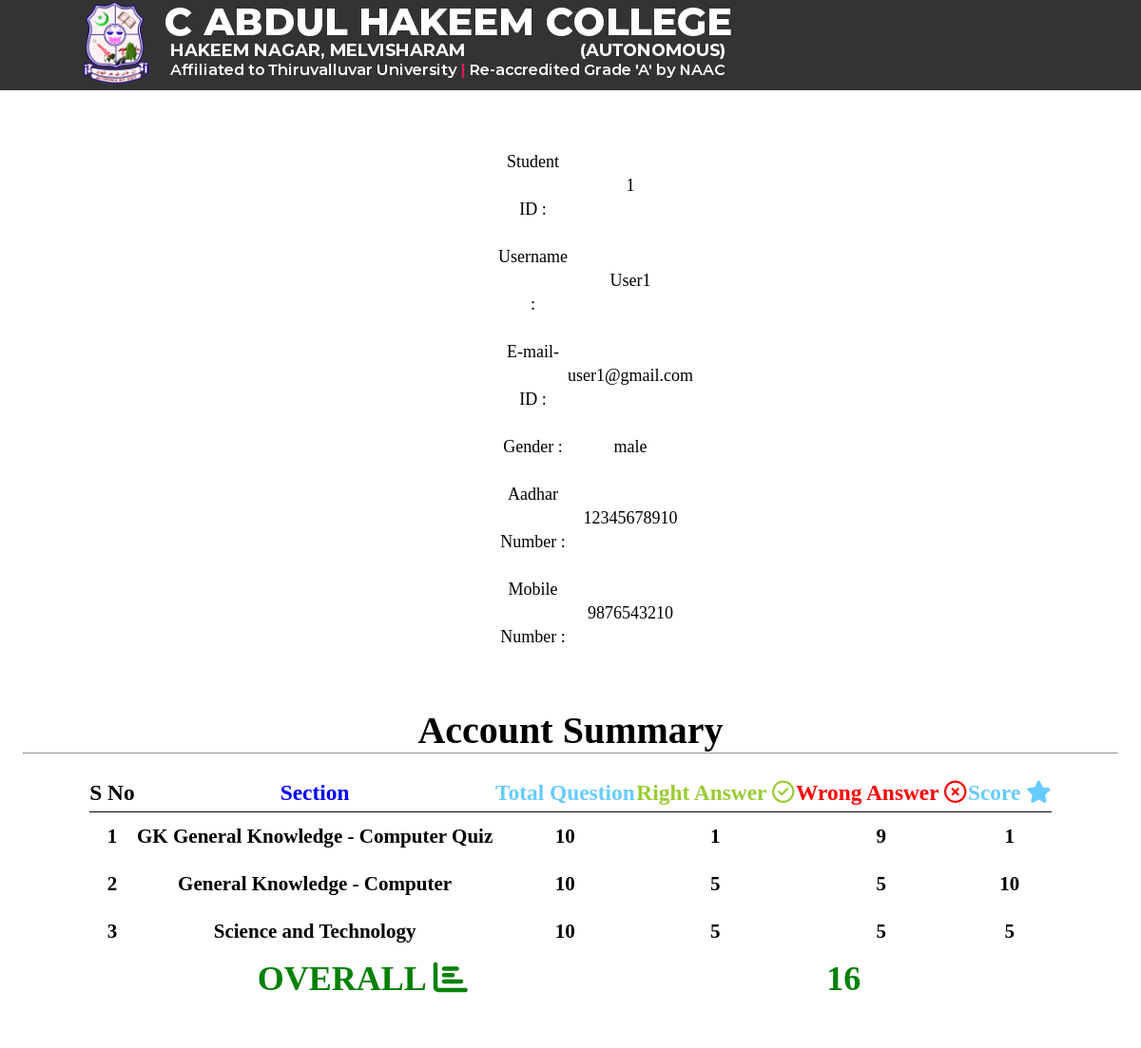
Page /account.php?view_id=1 on the committed database.
### tables this page shows
CREATE TABLE `Students1` (
  `stud_id` int(5) NOT NULL,
  `stud_name` varchar(50) NOT NULL,
  `email` varchar(50) NOT NULL,
  `stud_pass` varchar(50) NOT NULL,
  `DOB` date NOT NULL,
  `Gender` varchar(10) NOT NULL,
  `Aadhar_no` bigint(50) NOT NULL,
  `mobile_no` bigint(25) NOT NULL,
  `date` varchar(50) NOT NULL
);

CREATE TABLE `Result` (
  `No` int(5) NOT NULL,
  `name` varchar(30) NOT NULL,
  `stud_id` int(5) NOT NULL,
  `Correct` int(5) NOT NULL,
  `Result` varchar(5) NOT NULL,
  `Section` varchar(100) NOT NULL,
  `date` varchar(50) NOT NULL
);

### account.php (the view, shortened to what this page needs)
<!doctype HTML>
<?php
include("header1.php");
include("dbconnect.php");
?>
<head>
</head>
<?php
if(isset($_SESSION["uid"])&&isset($_SESSION["uname"]))
{
    $uid=$_SESSION["uid"];
    $details=mysqli_query($link,"select * from Students1 where stud_id='$uid'");
    $rowscount=mysqli_num_rows($details);
    if($rowscount==1)
    {
        while($row=mysqli_fetch_array($details))
        {
            echo '<table style="padding:10px 400px;">';
            echo '<tr><td>Student ID :</td><td>'.$row["stud_id"].'</td></tr>';
            echo '<tr><td>Username :</td><td>'.$row["stud_name"].'</td></tr>';
            echo '<tr><td>E-mail-ID :</td><td>'.$row["email"].'</td></tr>';
            echo '<tr><td>Gender :</td><td>'.$row["Gender"].'</td></tr>';
            echo '<tr><td>Aadhar Number :</td><td>'.$row["Aadhar_no"].'</td></tr>';
            echo '<tr><td>Mobile Number :</td><td>'.$row["mobile_no"].'</td></tr>';
        }
    }
    $result_details=mysqli_query($link,"select * from Result where stud_id='$uid'");
    $overall=0;
    $no=0;
    echo '<table style="padding:20px 70px;">';
    echo '<caption><center><h1>Account Summary</h1></center></caption>';
    echo '<tr>
            <th><h3>S No</h3></th>
            <th style="color:blue;"><h3>Section</h3></th>
            <th style="color:#66CCFF;"><h3>Total Question</h3></th>
            <th style="color:#99CC32;"><h3>Right Answer <i class="far fa-check-circle"></i></h3></th>
            <th style="color:#FF0000;"><h3>Wrong Answer <i class="far fa-times-circle"></i></h3></th>
            <th style="color:#66CCFF;"><h3>Score <i class="fas fa-star"></i></h3></th>
        </tr>';
    echo '<caption><hr></caption>';
    while($rows=mysqli_fetch_array($result_details))
    {
        $no++;
        $overall=$overall+$rows["Result"];
        $wrong=10-$rows["Correct"];
        echo'<tr>
                <td><h3>'.$no.'</h3></td>
                <td><h3>'.$rows["Section"].'</h3></td>
                <td><h3>10</h3></td>
                <td><h3>'.$rows["Correct"].'</h3></td>
                <td><h3>'.$wrong.'</h3></td>
                <td><h3>'.$rows["Result"].'</h3></td>
            </tr>';
    }
    echo '<tr style="color:green">
        <td colspan=3><h1>OVERALL <i class="fas fa-chart-bar"></i></h1></td>
        <td colspan=3><h1>'.$overall.'</h1></td>
        </tr>';
    echo'</table>';
}
elseif(isset($_REQUEST["view_id"]))
{
    $view_id=$_REQUEST["view_id"];
    ?>
    <?php
    $details=mysqli_query($link,"select * from Students1 where stud_id='$view_id'");
    $rowscount=mysqli_num_rows($details);
    if($rowscount==1)
    {
        while($row=mysqli_fetch_array($details))
        {
            echo '<table style="padding:0px 500px;">';
            echo '<tr><td>Student ID :</td><td>'.$row["stud_id"].'</td></tr>';
            echo '<tr><td>Username :</td><td>'.$row["stud_name"].'</td></tr>';
            echo '<tr><td>E-mail-ID :</td><td>'.$row["email"].'</td></tr>';
            echo '<tr><td>Gender :</td><td>'.$row["Gender"].'</td></tr>';
            echo '<tr><td>Aadhar Number :</td><td>'.$row["Aadhar_no"].'</td></tr>';
            echo '<tr><td>Mobile Number :</td><td>'.$row["mobile_no"].'</td></tr>';
        }
    }
    $result_details=mysqli_query($link,"select * from Result where stud_id='$view_id'");
    $overall=0;
    $no=0;
    echo '<table style="padding:20px 70px;">';
    echo '<caption><center><h1>Account Summary</h1></center></caption>';
    echo '<tr>
            <th><h3>S No</h3></th>
            <th style="color:blue;"><h3>Section</h3></th>
            <th style="color:#66CCFF;"><h3>Total Question</h3></th>
            <th style="color:#99CC32;"><h3>Right Answer <i class="far fa-check-circle"></i></h3></th>
            <th style="color:#FF0000;"><h3>Wrong Answer <i class="far fa-times-circle"></i></h3></th>
            <th style="color:#66CCFF;"><h3>Score <i class="fas fa-star"></i></h3></th>
        </tr>';
    echo '<caption><hr></caption>';
    while($rows=mysqli_fetch_array($result_details))
    {
        $no++;
        $overall=$overall+$rows["Result"];
        $wrong=10-$rows["Correct"];
        echo'<tr>
                <td><h3>'.$no.'</h3></td>
                <td><h3>'.$rows["Section"].'</h3></td>
                <td><h3>10</h3></td>
                <td><h3>'.$rows["Correct"].'</h3></td>
                <td><h3>'.$wrong.'</h3></td>
                <td><h3>'.$rows["Result"].'</h3></td>
            </tr>';
    }
    echo '<tr style="color:green">
        <td colspan=3><h1>OVERALL <i class="fas fa-chart-bar"></i></h1></td>
        <td colspan=3><h1>'.$overall.'</h1></td>
        </tr>';
    echo'</table>';
}
?>

### header1.php (shortened to what this page needs)
<!Doctype HTML>
<html>
    <head>
    </head>
    <body>
        <ul id=header>
        <li><img src="image/CAHC-WEB-BANNER-FULL.png" alt="Cahc"></li>
    </ul>
    </body>
</html>

### header1.php (style rules this page uses)
* { margin:0px; padding:0px; }
#header { list-style-type:none; background:#333333; display:flex; justify-content:center; font-size:20px; }

### account.php (style rules this page uses)
table { background:white; margin:10px 2% 50px 2%; margin-top:50px; padding:15px; text-align:center; width:96%; font-size:20px; border-spacing:0px; }
th { line-height:40px; border-bottom:1px solid black; }
td { line-height:50px; text-align:center; font-size:18px; }

### rows in the picture
students1: stud_id "1", stud_name "User1", email "user1@gmail.com", Gender "male", Aadhar_no "12345678910", mobile_no "9876543210"
result: Section "GK General Knowledge - Computer Quiz", Correct "1", Correct "9", Result "1"
result: Section "General Knowledge - Computer", Correct "5", Result "10"
result: Section "Science and Technology", Correct "5", Result "5"

### other values in the picture
$overall "16"
